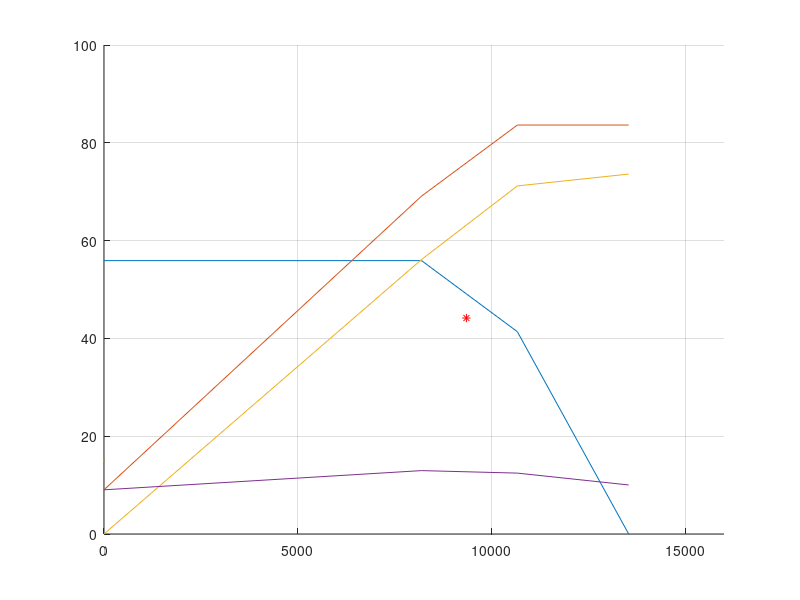

The MATLAB source for this figure: (Note: this script raises an error after producing the figure.)
%% Visualisierung PS8 Flugleistung 2 NRD 
clc
clear all
close all

% Berechnung_FE2_PS8_Flugleistung2_NRD;

load Projekt_specs.mat;
load Ergebnisse_Flugleistung_2.mat;


figure(1) 
hold on 
grid on 
% ylim([100000 m_TO+10000])
xlim([0 16000])
% X = [Reichweite; Payload; Fuelmasse; Tripfuel; Reservefuel];
p1(1) = plot([NRD.A_ECO(1) NRD.B_ECO(1) NRD.C_ECO(1) NRD.D_ECO(1)],...
    [NRD.A_ECO(2), NRD.B_ECO(2), NRD.C_ECO(2), NRD.D_ECO(2)]./1000); % 
p1(2) = plot([NRD.A_ECO(1) NRD.B_ECO(1) NRD.C_ECO(1) NRD.D_ECO(1)],...
    [NRD.A_ECO(3), NRD.B_ECO(3), NRD.C_ECO(3), NRD.D_ECO(3)]./1000); % +m_ZF-delta_mFmax_MF
p1(3) = plot([NRD.A_ECO(1) NRD.B_ECO(1) NRD.C_ECO(1) NRD.D_ECO(1)],...
    [NRD.A_ECO(4), NRD.B_ECO(4), NRD.C_ECO(4), NRD.D_ECO(4)]./1000); % +m_ZF-delta_mFmax_MF
p1(4) = plot([NRD.A_ECO(1) NRD.B_ECO(1) NRD.C_ECO(1) NRD.D_ECO(1)],...
    [NRD.A_ECO(5), NRD.B_ECO(5), NRD.C_ECO(5), NRD.D_ECO(5)]./1000); % +m_ZF-delta_mFmax_MF
% p1(5) = plot([0, 20000],[m_TO, m_TO], Color=[0.5 0.5 0.5], LineStyle="--");
% p1(6) = plot([0, 20000],[m_OE, m_OE], Color=[0.5 0.5 0.5], LineStyle="-.");
p1(5) = plot(specs.max_range_basis_km, NRD.m_P_A./1000,'r*', MarkerSize=15);

title('Nutzlast-Reichweiten-Diagramm', 'FontSize',25)
legend(p1(1:5),{'Nutzlast', 'Treibstoffmasse', 'Reisekraftstoffmasse', 'Reservekraftstoff', 'DP'},... % , 'M_{TO}', 'M_{OE}'
     'Location','eastoutside','FontSize',25);
xlabel('Reichweite in [km]','FontSize',20)
ylabel('Masse in [t]','FontSize',20)
set(gca, 'FontSize', 18);
